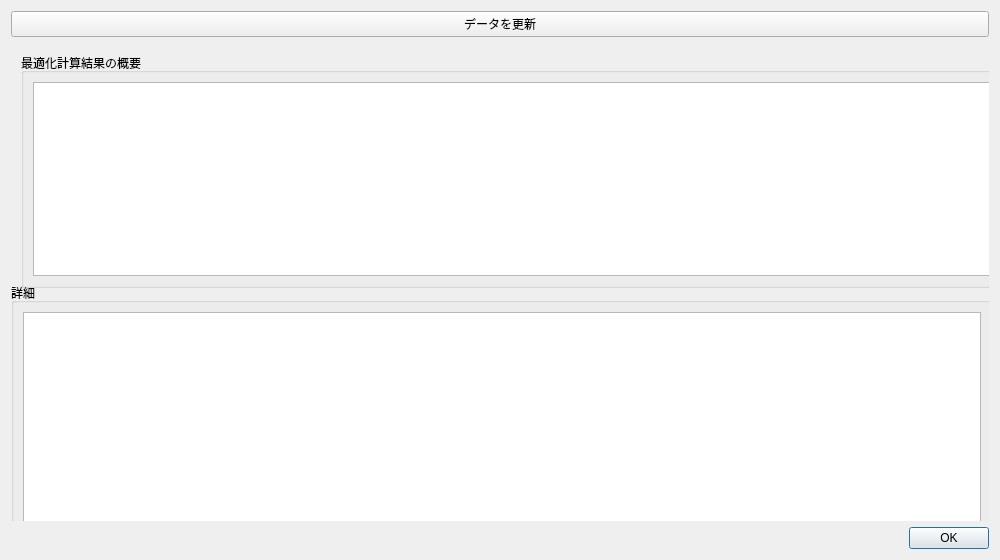
<?xml version="1.0" encoding="UTF-8"?>
<ui version="4.0">
 <class>detail_opti_dialog</class>
 <widget class="QDialog" name="detail_opti_dialog">
  <property name="geometry">
   <rect>
    <x>0</x>
    <y>0</y>
    <width>1000</width>
    <height>560</height>
   </rect>
  </property>
  <property name="sizePolicy">
   <sizepolicy hsizetype="Preferred" vsizetype="Minimum">
    <horstretch>0</horstretch>
    <verstretch>0</verstretch>
   </sizepolicy>
  </property>
  <property name="windowTitle">
   <string>Dialog</string>
  </property>
  <layout class="QVBoxLayout" name="verticalLayout" stretch="0,0,0">
   <item>
    <widget class="QPushButton" name="pushButton">
     <property name="text">
      <string>データを更新</string>
     </property>
    </widget>
   </item>
   <item>
    <widget class="QWidget" name="splitterHost" native="true">
     <widget class="QGroupBox" name="groupBox">
      <property name="geometry">
       <rect>
        <x>10</x>
        <y>10</y>
        <width>982</width>
        <height>235</height>
       </rect>
      </property>
      <property name="sizePolicy">
       <sizepolicy hsizetype="Preferred" vsizetype="Minimum">
        <horstretch>0</horstretch>
        <verstretch>0</verstretch>
       </sizepolicy>
      </property>
      <property name="title">
       <string>最適化計算結果の概要</string>
      </property>
      <layout class="QGridLayout" name="gridLayout">
       <item row="0" column="0">
        <widget class="QTableView" name="tableView">
         <property name="sizePolicy">
          <sizepolicy hsizetype="Expanding" vsizetype="Minimum">
           <horstretch>0</horstretch>
           <verstretch>0</verstretch>
          </sizepolicy>
         </property>
        </widget>
       </item>
      </layout>
     </widget>
     <widget class="QGroupBox" name="groupBox_2">
      <property name="geometry">
       <rect>
        <x>0</x>
        <y>240</y>
        <width>982</width>
        <height>466</height>
       </rect>
      </property>
      <property name="sizePolicy">
       <sizepolicy hsizetype="Preferred" vsizetype="Expanding">
        <horstretch>0</horstretch>
        <verstretch>0</verstretch>
       </sizepolicy>
      </property>
      <property name="title">
       <string>詳細</string>
      </property>
      <layout class="QGridLayout" name="gridLayout_2">
       <item row="0" column="0">
        <widget class="QTableView" name="tableView_2"/>
       </item>
      </layout>
     </widget>
    </widget>
   </item>
   <item>
    <widget class="QDialogButtonBox" name="buttonBox">
     <property name="orientation">
      <enum>Qt::Orientation::Horizontal</enum>
     </property>
     <property name="standardButtons">
      <set>QDialogButtonBox::StandardButton::Ok</set>
     </property>
    </widget>
   </item>
  </layout>
 </widget>
 <resources/>
 <connections>
  <connection>
   <sender>buttonBox</sender>
   <signal>accepted()</signal>
   <receiver>detail_opti_dialog</receiver>
   <slot>accept()</slot>
   <hints>
    <hint type="sourcelabel">
     <x>248</x>
     <y>254</y>
    </hint>
    <hint type="destinationlabel">
     <x>157</x>
     <y>274</y>
    </hint>
   </hints>
  </connection>
  <connection>
   <sender>buttonBox</sender>
   <signal>rejected()</signal>
   <receiver>detail_opti_dialog</receiver>
   <slot>reject()</slot>
   <hints>
    <hint type="sourcelabel">
     <x>316</x>
     <y>260</y>
    </hint>
    <hint type="destinationlabel">
     <x>286</x>
     <y>274</y>
    </hint>
   </hints>
  </connection>
 </connections>
</ui>
